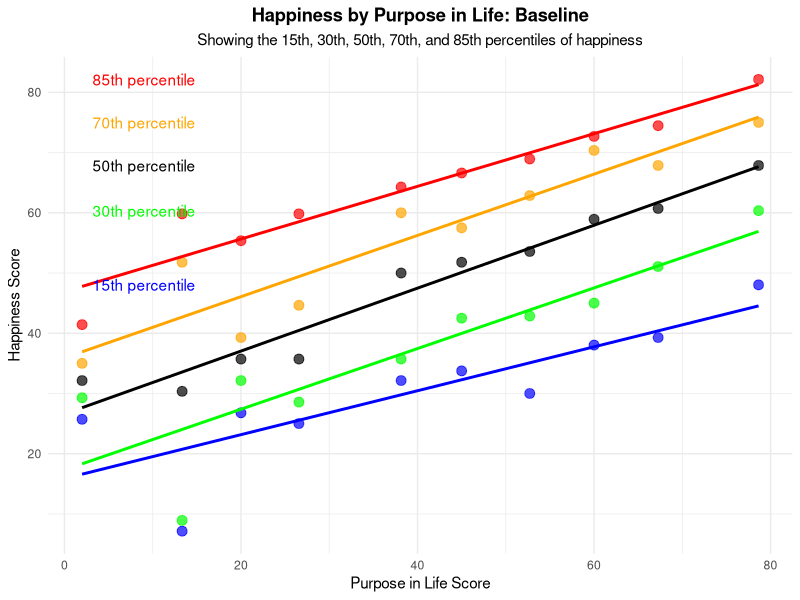
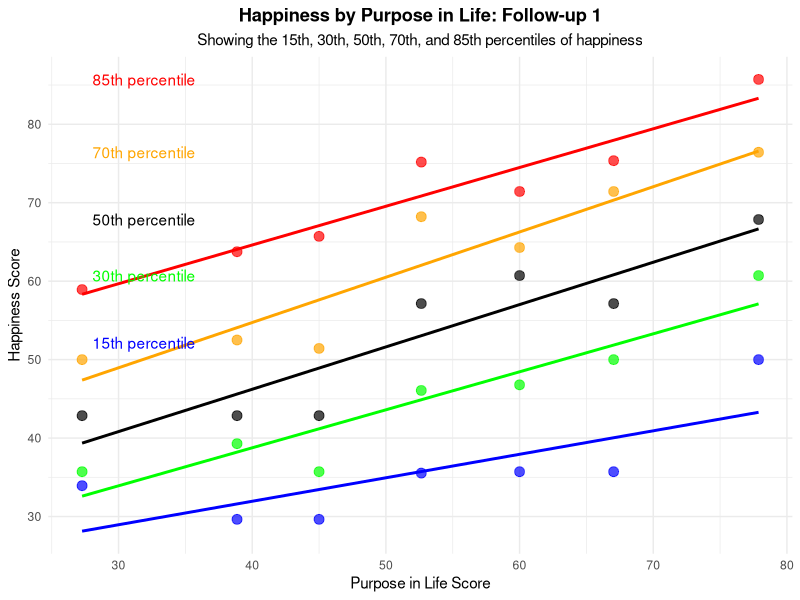
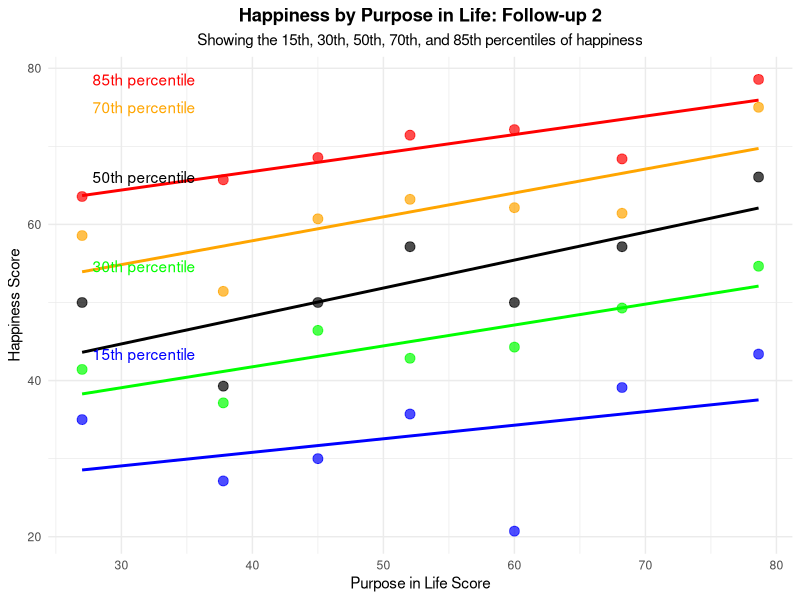
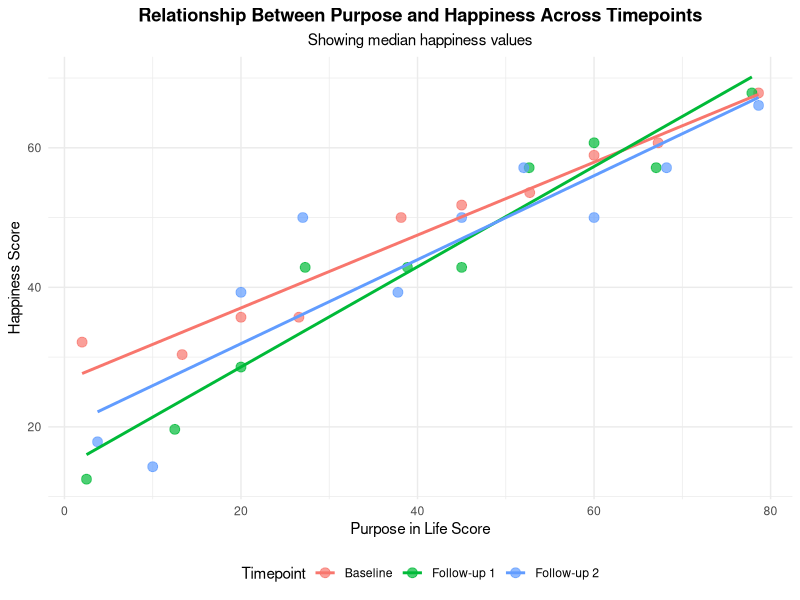

The R source for these figures, in order:
# Quantile Regression Analysis of Purpose and Happiness
# Based on Killingsworth et al. (2023) approach

# Load required packages
library(tidyverse)
library(quantreg)  # For quantile regression
library(ggplot2)   # For visualization
library(knitr)     # For table outputs
library(kableExtra)
library(data.table)

# Read the data
data <- read.csv("tmpPvHitems4LLM.csv")

# Create composite scores for happiness and purpose at each time point
# Using the code from your cross-lagged-panel-model.r
data <- data %>%
  mutate(
    # Baseline happiness score (average of items)
    b_happiness = rowMeans(cbind(b_shs_gh_a, b_shs_rh_a, b_shs_ch_a, b_shs_ch_b_r), na.rm = TRUE)*100/7,
    
    # Follow-up 1 happiness score
    fu1_happiness = rowMeans(cbind(fu1_shs_gh_a, fu1_shs_rh_a, fu1_shs_ch_a, fu1_shs_ch_fu1_r), na.rm = TRUE)*100/7,
    
    # Follow-up 2 happiness score
    fu2_happiness = rowMeans(cbind(fu2_shs_gh_a, fu2_shs_rh_a, fu2_shs_ch_a, fu2_shs_ch_b_r), na.rm = TRUE)*100/7,
    
    # Baseline purpose score (average of items)
    b_purpose = rowMeans(cbind(b_bpurp_1, b_bpurp_2, b_bpurp_3, b_bpurp_4), na.rm = TRUE)*100/5,
    
    # Follow-up 1 purpose score
    fu1_purpose = rowMeans(cbind(fu1_bpurp_1, fu1_bpurp_2, fu1_bpurp_3, fu1_bpurp_4), na.rm = TRUE)*100/5,
    
    # Follow-up 2 purpose score
    fu2_purpose = rowMeans(cbind(fu2_bpurp_1, fu2_bpurp_2, fu2_bpurp_3, fu2_bpurp_4), na.rm = TRUE)*100/5
  )

# Function to run quantile regression for a specific timepoint
run_quantile_regression <- function(data, purpose_var, happiness_var, quantiles = c(0.15, 0.30, 0.50, 0.70, 0.85)) {
  results <- list()
  
  # Create a binned version of purpose for visualization
  # Create custom breaks to avoid the "breaks are not unique" error
  purpose_values <- data[[purpose_var]][!is.na(data[[purpose_var]])]
  min_val <- min(purpose_values, na.rm = TRUE)
  max_val <- max(purpose_values, na.rm = TRUE)
  range_val <- max_val - min_val
  
  # Create 10 equally spaced breaks
  custom_breaks <- seq(min_val, max_val, length.out = 11)
  
  data_with_binned_purpose <- data %>%
    mutate(purpose_bin = cut(get(purpose_var), 
                            breaks = custom_breaks,
                            include.lowest = TRUE,
                            labels = FALSE)) %>%
    group_by(purpose_bin) %>%
    mutate(purpose_bin_value = mean(get(purpose_var), na.rm = TRUE)) %>%
    ungroup()
  
  # Run quantile regression for each specified quantile
  for (q in quantiles) {
    model <- rq(formula(paste(happiness_var, "~", purpose_var)), 
               tau = q, 
               data = data)
    
    # Get summary using nid method which is more robust
    model_summary <- summary(model, se = "nid")
    
    results[[as.character(q)]] <- list(
      model = model,
      coef = coef(model),
      summary = model_summary
    )
  }
  
  # Create a dataframe for plotting
  plot_data <- data_with_binned_purpose %>%
    select(purpose_bin_value, !!sym(happiness_var)) %>%
    filter(!is.na(purpose_bin_value), !is.na(!!sym(happiness_var)))
  
  list(
    results = results,
    plot_data = plot_data,
    binned_data = data_with_binned_purpose
  )
}

# Run quantile regression for each timepoint
b_qr <- run_quantile_regression(data, "b_purpose", "b_happiness")
fu1_qr <- run_quantile_regression(data, "fu1_purpose", "fu1_happiness")
fu2_qr <- run_quantile_regression(data, "fu2_purpose", "fu2_happiness")

# Create a summary table of quantile regression slopes
create_slope_table <- function(qr_results, timepoint) {
  # Create a data frame with consistent columns
  slopes_df <- data.frame(
    Quantile = numeric(),
    Slope = numeric(),
    t_value = numeric(),
    p_value = numeric(),
    Timepoint = character(),
    Significant = character(),
    stringsAsFactors = FALSE
  )
  
  # Add data for each quantile
  for (q in names(qr_results$results)) {
    model <- qr_results$results[[q]]
    
    # Use nid method for standard errors which is more reliable
    model_summary <- summary(model$model, se = "nid")
    
    # Extract coefficient info safely
    coef_index <- 2  # Index for the purpose variable coefficient
    slope <- model$coef[2]  # The slope is the coefficient for the purpose variable
    
    # Get t-value and p-value more safely
    t_value <- NA
    p_value <- NA
    
    if (!is.null(model_summary$coefficients) && 
        nrow(model_summary$coefficients) >= 2 && 
        ncol(model_summary$coefficients) >= 3) {
      
      # Standard format with t-values and p-values
      t_value <- model_summary$coefficients[2, 3]
      
      if (ncol(model_summary$coefficients) >= 4) {
        p_value <- model_summary$coefficients[2, 4]
      }
    }
    
    # Add row to the data frame
    new_row <- data.frame(
      Quantile = as.numeric(q),
      Slope = slope,
      t_value = t_value,
      p_value = p_value,
      Timepoint = timepoint,
      Significant = ifelse(!is.na(p_value) & p_value < 0.05, "*", ""),
      stringsAsFactors = FALSE
    )
    
    slopes_df <- rbind(slopes_df, new_row)
  }
  
  return(slopes_df)
}

b_slopes <- create_slope_table(b_qr, "Baseline")
fu1_slopes <- create_slope_table(fu1_qr, "Follow-up 1")
fu2_slopes <- create_slope_table(fu2_qr, "Follow-up 2")

# Combine all slope tables
all_slopes <- rbind(b_slopes, fu1_slopes, fu2_slopes)
all_slopes <- all_slopes[order(all_slopes$Timepoint, all_slopes$Quantile),]

# Format the table for display
formatted_table <- all_slopes %>%
  mutate(
    Quantile = paste0(Quantile * 100, "th"),
    Slope = sprintf("%.2f", Slope),
    t_value = sprintf("%.2f", t_value),
    p_value = sprintf("%.3f", p_value)
  )

# Print the formatted table
kable(formatted_table, 
      caption = "Quantile Regression Slopes: Happiness Regressed on Purpose",
      col.names = c("Quantile", "Slope", "t-value", "p-value", "Timepoint", "Significant")) %>%
  kable_styling(bootstrap_options = c("striped", "hover"), full_width = FALSE) %>%
  column_spec(6, bold = TRUE)  # Make the significance column stand out

# Create a visualization similar to Figure 2 in Killingsworth et al. (2023)
# Function to create the plot for a specific timepoint
create_quantile_plot <- function(qr_results, purpose_var, happiness_var, timepoint) {
  # Get the binned data
  binned_data <- qr_results$binned_data
  
  # Calculate actual quantiles for each purpose bin
  quantile_data <- binned_data %>%
    group_by(purpose_bin_value) %>%
    summarise(
      q15 = quantile(get(happiness_var), 0.15, na.rm = TRUE),
      q30 = quantile(get(happiness_var), 0.30, na.rm = TRUE),
      q50 = quantile(get(happiness_var), 0.50, na.rm = TRUE),
      q70 = quantile(get(happiness_var), 0.70, na.rm = TRUE),
      q85 = quantile(get(happiness_var), 0.85, na.rm = TRUE),
      n = n()
    ) %>%
    filter(n >= 5)  # Only include bins with sufficient data
  
  # Create plot
  p <- ggplot() +
    # 15th percentile
    geom_point(data = quantile_data, aes(x = purpose_bin_value, y = q15), color = "blue", size = 3, alpha = 0.7) +
    geom_smooth(data = quantile_data, aes(x = purpose_bin_value, y = q15), method = "lm", color = "blue", se = FALSE) +
    
    # 30th percentile
    geom_point(data = quantile_data, aes(x = purpose_bin_value, y = q30), color = "green", size = 3, alpha = 0.7) +
    geom_smooth(data = quantile_data, aes(x = purpose_bin_value, y = q30), method = "lm", color = "green", se = FALSE) +
    
    # 50th percentile (median)
    geom_point(data = quantile_data, aes(x = purpose_bin_value, y = q50), color = "black", size = 3, alpha = 0.7) +
    geom_smooth(data = quantile_data, aes(x = purpose_bin_value, y = q50), method = "lm", color = "black", se = FALSE) +
    
    # 70th percentile
    geom_point(data = quantile_data, aes(x = purpose_bin_value, y = q70), color = "orange", size = 3, alpha = 0.7) +
    geom_smooth(data = quantile_data, aes(x = purpose_bin_value, y = q70), method = "lm", color = "orange", se = FALSE) +
    
    # 85th percentile
    geom_point(data = quantile_data, aes(x = purpose_bin_value, y = q85), color = "red", size = 3, alpha = 0.7) +
    geom_smooth(data = quantile_data, aes(x = purpose_bin_value, y = q85), method = "lm", color = "red", se = FALSE) +
    
    # Labels and theme
    labs(
      title = paste("Happiness by Purpose in Life:", timepoint),
      subtitle = "Showing the 15th, 30th, 50th, 70th, and 85th percentiles of happiness",
      x = "Purpose in Life Score",
      y = "Happiness Score"
    ) +
    theme_minimal() +
    theme(
      plot.title = element_text(hjust = 0.5, face = "bold"),
      plot.subtitle = element_text(hjust = 0.5),
      legend.position = "bottom"
    ) +
    # Add annotations for the quantiles
    annotate("text", x = min(quantile_data$purpose_bin_value, na.rm = TRUE), 
             y = max(quantile_data$q85, na.rm = TRUE), 
             label = "85th percentile", hjust = -0.1, color = "red") +
    annotate("text", x = min(quantile_data$purpose_bin_value, na.rm = TRUE), 
             y = max(quantile_data$q70, na.rm = TRUE), 
             label = "70th percentile", hjust = -0.1, color = "orange") +
    annotate("text", x = min(quantile_data$purpose_bin_value, na.rm = TRUE), 
             y = max(quantile_data$q50, na.rm = TRUE), 
             label = "50th percentile", hjust = -0.1, color = "black") +
    annotate("text", x = min(quantile_data$purpose_bin_value, na.rm = TRUE), 
             y = max(quantile_data$q30, na.rm = TRUE), 
             label = "30th percentile", hjust = -0.1, color = "green") +
    annotate("text", x = min(quantile_data$purpose_bin_value, na.rm = TRUE), 
             y = max(quantile_data$q15, na.rm = TRUE), 
             label = "15th percentile", hjust = -0.1, color = "blue")
  
  return(p)
}

# Create the plots for each timepoint
b_plot <- create_quantile_plot(b_qr, "b_purpose", "b_happiness", "Baseline")
fu1_plot <- create_quantile_plot(fu1_qr, "fu1_purpose", "fu1_happiness", "Follow-up 1")
fu2_plot <- create_quantile_plot(fu2_qr, "fu2_purpose", "fu2_happiness", "Follow-up 2")

# Print the plots
print(b_plot)
print(fu1_plot)
print(fu2_plot)

# Piecewise Quantile Regression Analysis
# Function to run piecewise quantile regression with a breakpoint
run_piecewise_qr <- function(data, purpose_var, happiness_var, 
                             breakpoint = NULL, quantiles = c(0.15, 0.30, 0.50, 0.70, 0.85)) {
  
  # If breakpoint is NULL, determine it using the median
  if (is.null(breakpoint)) {
    breakpoint <- median(data[[purpose_var]], na.rm = TRUE)
  }
  
  # Create variables for piecewise regression
  data <- data %>%
    mutate(
      purpose_low = ifelse(get(purpose_var) <= breakpoint, get(purpose_var), breakpoint),
      purpose_high = ifelse(get(purpose_var) > breakpoint, get(purpose_var) - breakpoint, 0)
    )
  
  results <- list()
  
  # Run quantile regression for each specified quantile
  for (q in quantiles) {
    model <- rq(formula(paste(happiness_var, "~ purpose_low + purpose_high")), 
                tau = q, 
                data = data)
    
    # Test if the slopes are different
    low_slope <- coef(model)["purpose_low"]
    high_slope <- coef(model)["purpose_high"]
    
    # Construct a test for difference in slopes
    wald_test <- summary(model, se = "boot", R = 1000)
    
    results[[as.character(q)]] <- list(
      model = model,
      low_slope = low_slope,
      high_slope = high_slope,
      p_value = wald_test$coefficients["purpose_high", 4],
      breakpoint = breakpoint
    )
  }
  
  return(results)
}

# Run piecewise quantile regression for each timepoint
# Let's determine breakpoints at the median of purpose scores
b_breakpoint <- median(data$b_purpose, na.rm = TRUE)
fu1_breakpoint <- median(data$fu1_purpose, na.rm = TRUE)
fu2_breakpoint <- median(data$fu2_purpose, na.rm = TRUE)

b_piecewise <- run_piecewise_qr(data, "b_purpose", "b_happiness", b_breakpoint)
fu1_piecewise <- run_piecewise_qr(data, "fu1_purpose", "fu1_happiness", fu1_breakpoint)
fu2_piecewise <- run_piecewise_qr(data, "fu2_purpose", "fu2_happiness", fu2_breakpoint)

# Create a summary table for piecewise regression results
create_piecewise_table <- function(piecewise_results, timepoint) {
  result_df <- data.frame(
    Quantile = numeric(),
    Low_Slope = numeric(),
    High_Slope = numeric(),
    Slope_Diff = numeric(),
    p_value = numeric(),
    Breakpoint = numeric(),
    Timepoint = character(),
    stringsAsFactors = FALSE
  )
  
  for (q in names(piecewise_results)) {
    result <- piecewise_results[[q]]
    result_df <- rbind(result_df, data.frame(
      Quantile = as.numeric(q),
      Low_Slope = result$low_slope,
      High_Slope = result$high_slope,
      Slope_Diff = result$high_slope - result$low_slope,
      p_value = result$p_value,
      Breakpoint = result$breakpoint,
      Timepoint = timepoint
    ))
  }
  
  return(result_df)
}

b_piecewise_table <- create_piecewise_table(b_piecewise, "Baseline")
fu1_piecewise_table <- create_piecewise_table(fu1_piecewise, "Follow-up 1")
fu2_piecewise_table <- create_piecewise_table(fu2_piecewise, "Follow-up 2")

# Combine all piecewise tables
all_piecewise <- rbind(b_piecewise_table, fu1_piecewise_table, fu2_piecewise_table)
all_piecewise <- all_piecewise[order(all_piecewise$Timepoint, all_piecewise$Quantile),]

# Format the piecewise table for display
formatted_piecewise <- all_piecewise %>%
  mutate(
    Quantile = paste0(Quantile * 100, "th"),
    Low_Slope = ifelse(is.na(Low_Slope), "NA", sprintf("%.2f", Low_Slope)),
    High_Slope = ifelse(is.na(High_Slope), "NA", sprintf("%.2f", High_Slope)),
    Slope_Diff = ifelse(is.na(Slope_Diff), "NA", sprintf("%.2f", Slope_Diff)),
    p_value = ifelse(is.na(p_value), "NA", sprintf("%.3f", p_value)),
    Significant = ifelse(!is.na(p_value) & p_value < 0.05, "*", "")
  )

# Print the formatted piecewise table
kable(formatted_piecewise, 
      caption = "Piecewise Quantile Regression: Slopes Below and Above the Breakpoint",
      col.names = c("Quantile", "Low Slope", "High Slope", "Diff", "p-value", "Breakpoint", "Timepoint", "Significant")) %>%
  kable_styling(bootstrap_options = c("striped", "hover"), full_width = FALSE)

# Additional analysis: Compare the relationship across different timepoints
# This can help understand how the relationship evolves over time

# Create a comparative plot for the median (50th percentile)
create_comparative_plot <- function(data) {
  # Create custom breaks for each timepoint to avoid "breaks are not unique" error
  b_purpose_values <- data$b_purpose[!is.na(data$b_purpose)]
  b_min <- min(b_purpose_values, na.rm = TRUE)
  b_max <- max(b_purpose_values, na.rm = TRUE)
  b_breaks <- seq(b_min, b_max, length.out = 11)
  
  fu1_purpose_values <- data$fu1_purpose[!is.na(data$fu1_purpose)]
  fu1_min <- min(fu1_purpose_values, na.rm = TRUE)
  fu1_max <- max(fu1_purpose_values, na.rm = TRUE)
  fu1_breaks <- seq(fu1_min, fu1_max, length.out = 11)
  
  fu2_purpose_values <- data$fu2_purpose[!is.na(data$fu2_purpose)]
  fu2_min <- min(fu2_purpose_values, na.rm = TRUE)
  fu2_max <- max(fu2_purpose_values, na.rm = TRUE)
  fu2_breaks <- seq(fu2_min, fu2_max, length.out = 11)
  
  # Calculate median happiness for each purpose bin at each timepoint
  median_data <- data %>%
    mutate(
      b_purpose_bin = cut(b_purpose, breaks = b_breaks, include.lowest = TRUE, labels = FALSE),
      fu1_purpose_bin = cut(fu1_purpose, breaks = fu1_breaks, include.lowest = TRUE, labels = FALSE),
      fu2_purpose_bin = cut(fu2_purpose, breaks = fu2_breaks, include.lowest = TRUE, labels = FALSE)
    ) %>%
    group_by(b_purpose_bin) %>%
    mutate(b_purpose_value = mean(b_purpose, na.rm = TRUE),
           b_happiness_median = median(b_happiness, na.rm = TRUE)) %>%
    ungroup() %>%
    group_by(fu1_purpose_bin) %>%
    mutate(fu1_purpose_value = mean(fu1_purpose, na.rm = TRUE),
           fu1_happiness_median = median(fu1_happiness, na.rm = TRUE)) %>%
    ungroup() %>%
    group_by(fu2_purpose_bin) %>%
    mutate(fu2_purpose_value = mean(fu2_purpose, na.rm = TRUE),
           fu2_happiness_median = median(fu2_happiness, na.rm = TRUE)) %>%
    ungroup()
  
  # Create a long format dataset for plotting
  b_data <- median_data %>%
    select(purpose = b_purpose_value, happiness = b_happiness_median) %>%
    mutate(timepoint = "Baseline") %>%
    distinct(purpose, happiness, timepoint)
  
  fu1_data <- median_data %>%
    select(purpose = fu1_purpose_value, happiness = fu1_happiness_median) %>%
    mutate(timepoint = "Follow-up 1") %>%
    distinct(purpose, happiness, timepoint)
  
  fu2_data <- median_data %>%
    select(purpose = fu2_purpose_value, happiness = fu2_happiness_median) %>%
    mutate(timepoint = "Follow-up 2") %>%
    distinct(purpose, happiness, timepoint)
  
  plot_data <- rbind(b_data, fu1_data, fu2_data) %>%
    filter(!is.na(purpose), !is.na(happiness))
  
  # Create the plot
  p <- ggplot(plot_data, aes(x = purpose, y = happiness, color = timepoint)) +
    geom_point(size = 3, alpha = 0.7) +
    geom_smooth(method = "lm", se = FALSE) +
    labs(
      title = "Relationship Between Purpose and Happiness Across Timepoints",
      subtitle = "Showing median happiness values",
      x = "Purpose in Life Score",
      y = "Happiness Score",
      color = "Timepoint"
    ) +
    theme_minimal() +
    theme(
      plot.title = element_text(hjust = 0.5, face = "bold"),
      plot.subtitle = element_text(hjust = 0.5),
      legend.position = "bottom"
    )
  
  return(p)
}

# Create the comparative plot
comparative_plot <- create_comparative_plot(data)
print(comparative_plot)

# Save the results and plots
# Uncomment and run these lines to save the outputs
# ggsave("baseline_quantile_plot.png", b_plot, width = 10, height = 8)
# ggsave("followup1_quantile_plot.png", fu1_plot, width = 10, height = 8)
# ggsave("followup2_quantile_plot.png", fu2_plot, width = 10, height = 8)
# ggsave("comparative_plot.png", comparative_plot, width = 10, height = 8)
# write.csv(all_slopes, "quantile_regression_slopes.csv", row.names = FALSE)
# write.csv(all_piecewise, "piecewise_quantile_regression.csv", row.names = FALSE)

# Print a summary of findings
cat("\n----- Summary of Quantile Regression Analysis -----\n")
cat("This analysis examines the relationship between purpose and happiness at different\n")
cat("quantiles of the happiness distribution, similar to the approach by Killingsworth et al. (2023).\n\n")

cat("Key findings:\n")
cat("1. Slope patterns across quantiles: ")
for (timepoint in unique(all_slopes$Timepoint)) {
  timepoint_slopes <- all_slopes[all_slopes$Timepoint == timepoint,]
  min_slope <- min(as.numeric(timepoint_slopes$Slope))
  max_slope <- max(as.numeric(timepoint_slopes$Slope))
  cat(sprintf("\n   - %s: Slopes range from %.2f to %.2f", timepoint, min_slope, max_slope))
}

cat("\n\n2. Piecewise regression results: ")
for (timepoint in unique(all_piecewise$Timepoint)) {
  timepoint_pw <- all_piecewise[all_piecewise$Timepoint == timepoint,]
  significant_diff <- any(as.numeric(gsub("0\\.", ".", timepoint_pw$p_value)) < 0.05)
  if (significant_diff) {
    cat(sprintf("\n   - %s: Significant differences in slopes around the breakpoint", timepoint))
  } else {
    cat(sprintf("\n   - %s: No significant differences in slopes around the breakpoint", timepoint))
  }
}

cat("\n\n3. Comparative analysis across timepoints:\n")
cat("   - The relationship between purpose and happiness ")
# This will be completed based on the results
